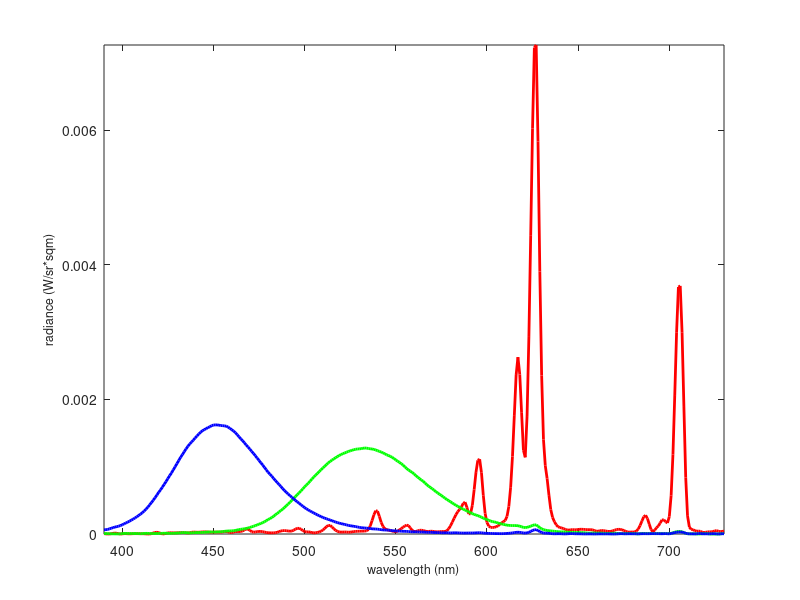

This figure's MATLAB source:
function plotDeviceSPDs
% PLOTFUNDAMENTALS Plot the selected cone sensitivities.
%--------------------------------------------------------------------------
% plotFundamentals
% =========
% 
% The function plots the display device SPDs.
%
% Usage
% =====
% plotDeviceSPDs
%
% Parameters
% ==========
%
% phosphors            - This is a matrix Nx3 containing the spectral power
%                         distributions of the monitor. 
%                       
%
% 28-Nov -2011   kr Wrote it.

% Define wavelength range.
wavelength = linspace(390,730,341)
load phosphors_toolbox
phosphors = phosphors(1:341,:);

figure
set(gcf,'color','w')
plot(wavelength, phosphors(:,1),'r-', 'LineWidth',2)  ; hold on
plot(wavelength, phosphors(:,2),'g-', 'LineWidth',2)  ; hold on
plot(wavelength, phosphors(:,3),'b-', 'LineWidth',2)  ; hold on

xlabel('wavelength (nm)','FontSize',9); ylabel('radiance (W/sr*sqm)','FontSize',9);
% Scale y-axis according to maximum peak.
peak1=max(phosphors(:,1));
peak2=max(phosphors(:,2));
peak3=max(phosphors(:,3));
peaks=[peak1 peak2 peak3];
[Ymax Imax]=max(peaks);
axis([390 730 0 Ymax]);
